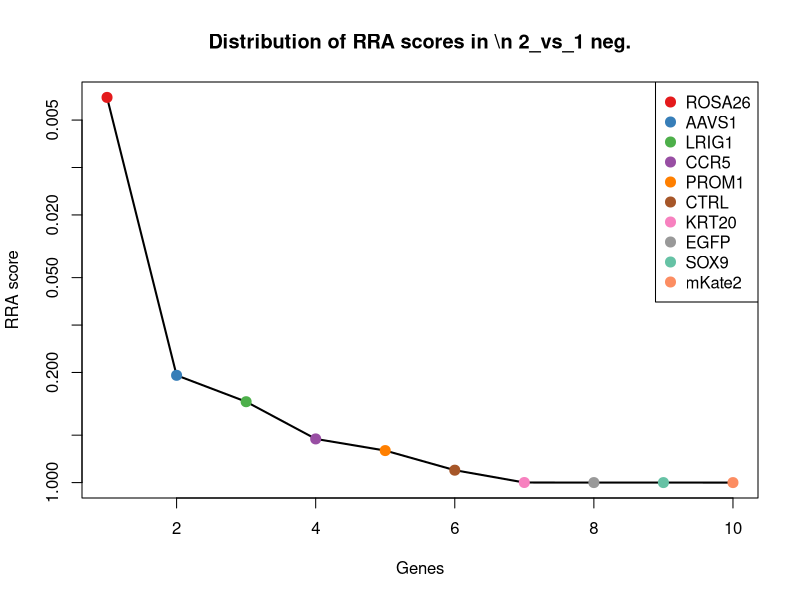
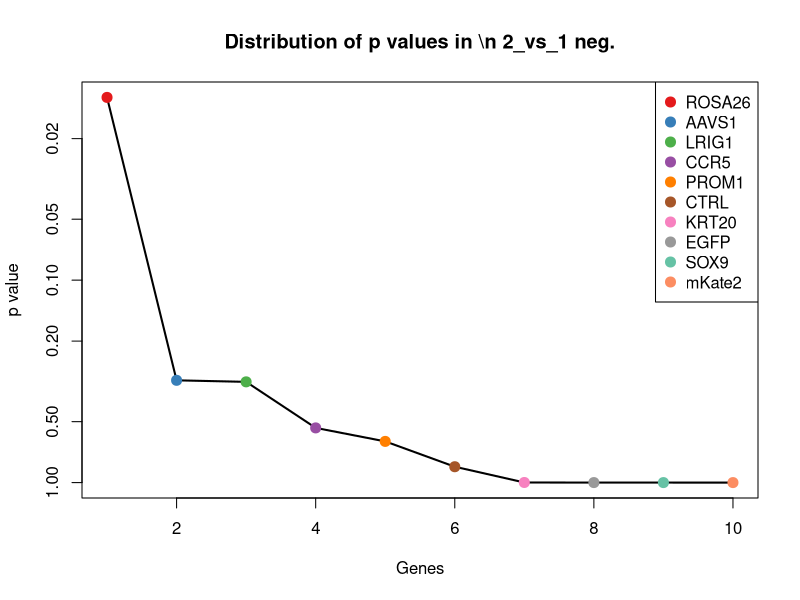
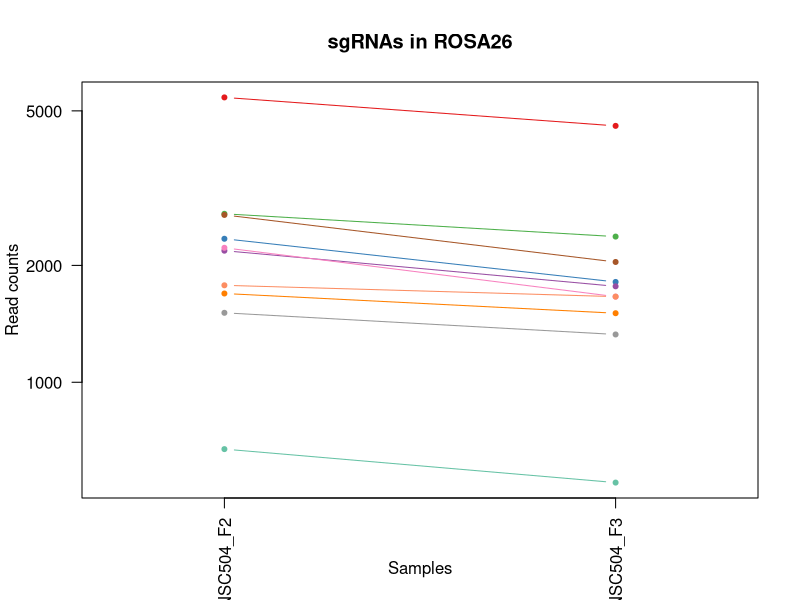
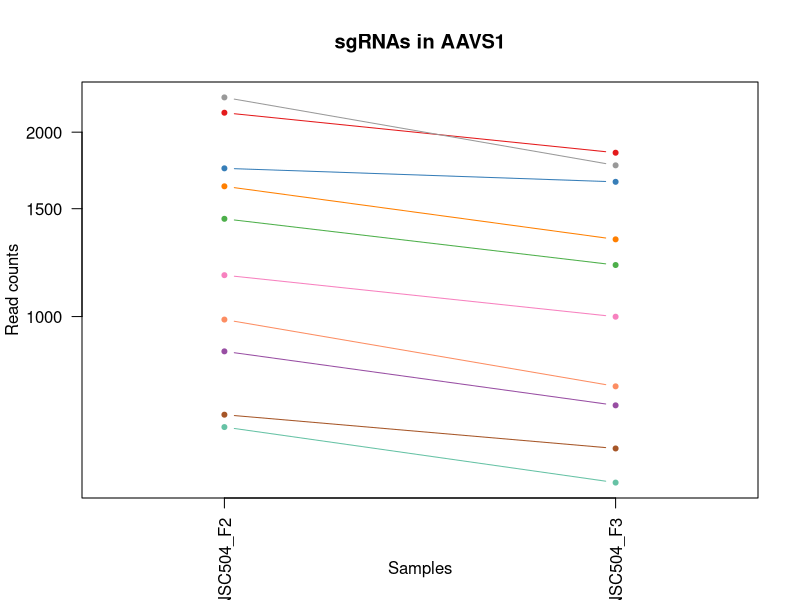
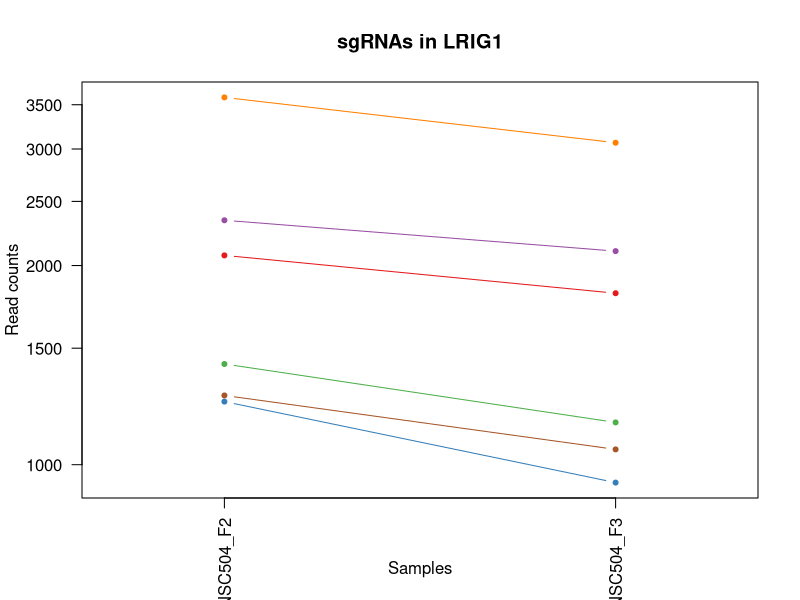
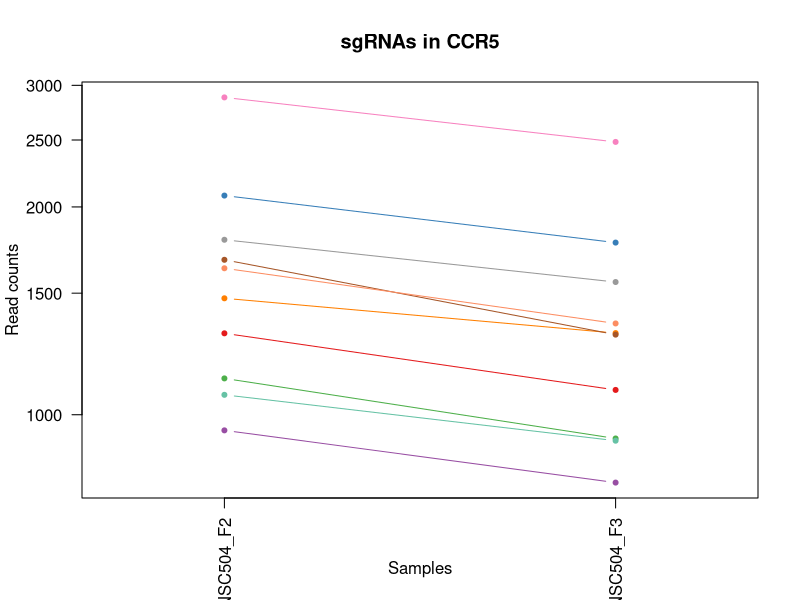
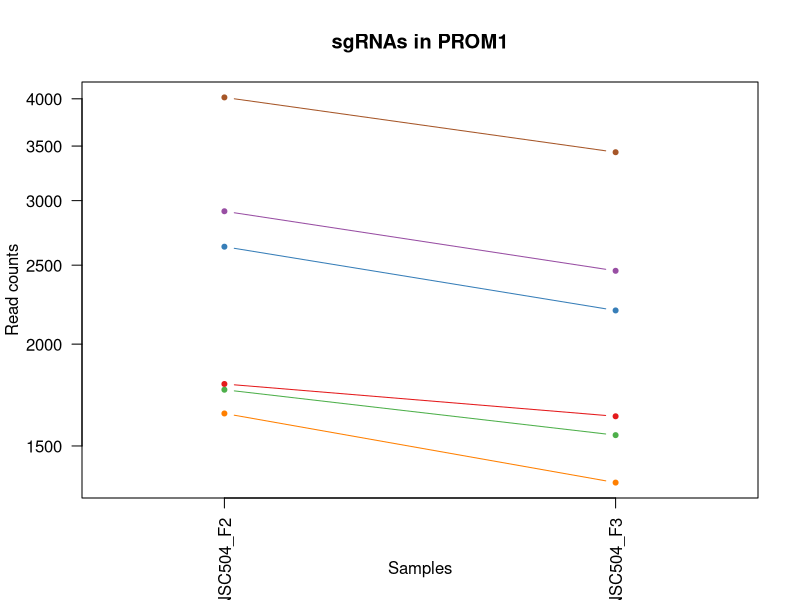
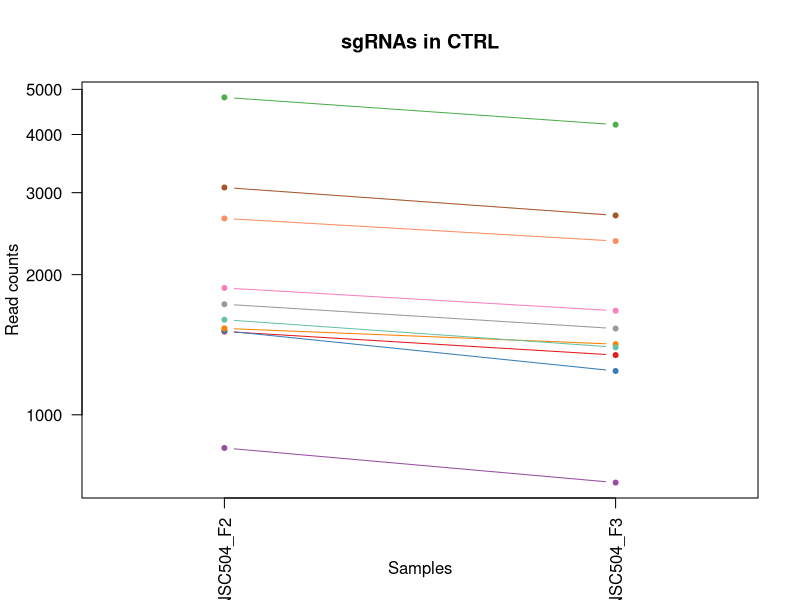

Reproduce these figures in R, in order. (Note: this script raises an error after producing the figures.)
pdf(file='S4A_c1_t2.pdf',width=4.5,height=4.5);
gstable=read.table('S4A_c1_t2.gene_summary.txt',header=T)
# 
#
# parameters
# Do not modify the variables beginning with "__"

# gstablename='__GENE_SUMMARY_FILE__'
startindex=3
# outputfile='__OUTPUT_FILE__'
targetgenelist=c("ROSA26","AAVS1","LRIG1","CCR5","PROM1","CTRL","KRT20","EGFP","SOX9","mKate2")
# samplelabel=sub('.\\w+.\\w+$','',colnames(gstable)[startindex]);
samplelabel='2_vs_1 neg.'


# You need to write some codes in front of this code:
# gstable=read.table(gstablename,header=T)
# pdf(file=outputfile,width=6,height=6)


# set up color using RColorBrewer
#library(RColorBrewer)
#colors <- brewer.pal(length(targetgenelist), "Set1")

colors=c( "#E41A1C", "#377EB8", "#4DAF4A", "#984EA3", "#FF7F00",  "#A65628", "#F781BF",
          "#999999", "#66C2A5", "#FC8D62", "#8DA0CB", "#E78AC3", "#A6D854", "#FFD92F", "#E5C494", "#B3B3B3", 
          "#8DD3C7", "#FFFFB3", "#BEBADA", "#FB8072", "#80B1D3", "#FDB462", "#B3DE69", "#FCCDE5",
          "#D9D9D9", "#BC80BD", "#CCEBC5", "#FFED6F")

######
# function definition

plotrankedvalues<-function(val, tglist, ...){
  
  plot(val,log='y',ylim=c(max(val),min(val)),type='l',lwd=2, ...)
  if(length(tglist)>0){
    for(i in 1:length(tglist)){
      targetgene=tglist[i];
      tx=which(names(val)==targetgene);ty=val[targetgene];
      points(tx,ty,col=colors[(i %% length(colors)) ],cex=2,pch=20)
      # text(tx+50,ty,targetgene,col=colors[i])
    }
    legend('topright',tglist,pch=20,pt.cex = 2,cex=1,col=colors)
  }
}



plotrandvalues<-function(val,targetgenelist, ...){
  # choose the one with the best distance distribution
  
  mindiffvalue=0;
  randval=val;
  for(i in 1:20){
    randval0=sample(val)
    vindex=sort(which(names(randval0) %in% targetgenelist))
    if(max(vindex)>0.9*length(val)){
      # print('pass...')
      next;
    }
    mindiffind=min(diff(vindex));
    if (mindiffind > mindiffvalue){
      mindiffvalue=mindiffind;
      randval=randval0;
      # print(paste('Diff: ',mindiffvalue))
    }
  }
  plot(randval,log='y',ylim=c(max(randval),min(randval)),pch=20,col='grey', ...)
  
  if(length(targetgenelist)>0){
    for(i in 1:length(targetgenelist)){
      targetgene=targetgenelist[i];
      tx=which(names(randval)==targetgene);ty=randval[targetgene];
      points(tx,ty,col=colors[(i %% length(colors)) ],cex=2,pch=20)
      text(tx+50,ty,targetgene,col=colors[i])
    }
  }
  
}




# set.seed(1235)



pvec=gstable[,startindex]
names(pvec)=gstable[,'id']
pvec=sort(pvec);

plotrankedvalues(pvec,targetgenelist,xlab='Genes',ylab='RRA score',main=paste('Distribution of RRA scores in \\n',samplelabel))

# plotrandvalues(pvec,targetgenelist,xlab='Genes',ylab='RRA score',main=paste('Distribution of RRA scores in \\n',samplelabel))


pvec=gstable[,startindex+1]
names(pvec)=gstable[,'id']
pvec=sort(pvec);

plotrankedvalues(pvec,targetgenelist,xlab='Genes',ylab='p value',main=paste('Distribution of p values in \\n',samplelabel))

# plotrandvalues(pvec,targetgenelist,xlab='Genes',ylab='p value',main=paste('Distribution of p values in \\n',samplelabel))



# you need to write after this code:
# dev.off()






# parameters
# Do not modify the variables beginning with "__"
targetmat=list(c(5414.747703686031,4573.686466503472),c(2341.0028629368962,1811.8748064145475),c(2714.5575967235277,2371.4575610730876),c(2181.164539345501,1765.6189738722085),c(1691.7719193606108,1505.0068441824449),c(2696.5982345222474,2039.7693960133886),c(2218.8791999681894,1660.6972073737322),c(1508.586424907551,1326.752660238797),c(671.6801463278858,550.557226357596),c(1776.1809217066284,1660.6972073737322))
targetgene="ROSA26"
collabel=c("S26_MNSC504_F2","S27_MNSC504_F3")

# set up color using RColorBrewer
#library(RColorBrewer)
#colors <- brewer.pal(length(targetgenelist), "Set1")

colors=c( "#E41A1C", "#377EB8", "#4DAF4A", "#984EA3", "#FF7F00",  "#A65628", "#F781BF",
          "#999999", "#66C2A5", "#FC8D62", "#8DA0CB", "#E78AC3", "#A6D854", "#FFD92F", "#E5C494", "#B3B3B3", 
          "#8DD3C7", "#FFFFB3", "#BEBADA", "#FB8072", "#80B1D3", "#FDB462", "#B3DE69", "#FCCDE5",
          "#D9D9D9", "#BC80BD", "#CCEBC5", "#FFED6F")


## code

targetmatvec=unlist(targetmat)+1
yrange=range(targetmatvec[targetmatvec>0]);
# yrange[1]=1; # set the minimum value to 1
for(i in 1:length(targetmat)){
  vali=targetmat[[i]]+1;
  if(i==1){
    plot(1:length(vali),vali,type='b',las=1,pch=20,main=paste('sgRNAs in',targetgene),ylab='Read counts',xlab='Samples',xlim=c(0.7,length(vali)+0.3),ylim = yrange,col=colors[(i %% length(colors))],xaxt='n',log='y')
    axis(1,at=1:length(vali),labels=(collabel),las=2)
    # lines(0:100,rep(1,101),col='black');
  }else{
    lines(1:length(vali),vali,type='b',pch=20,col=colors[(i %% length(colors))])
  }
}




# parameters
# Do not modify the variables beginning with "__"
targetmat=list(c(2150.6336236033244,1850.2333016935604),c(1744.752037854388,1658.4408252984963),c(1443.0347528728776,1212.8053654393764),c(876.416875422482,715.2731178498276),c(1630.7100878762576,1335.7781885397412),c(690.5374766392301,608.0949692761153),c(1167.358543083224,998.4490682919518),c(2278.145095232415,1764.4907828345906),c(659.1085927869896,534.7625518309437),c(987.7649210704203,768.2980966178748))
targetgene="AAVS1"
collabel=c("S26_MNSC504_F2","S27_MNSC504_F3")

# set up color using RColorBrewer
#library(RColorBrewer)
#colors <- brewer.pal(length(targetgenelist), "Set1")

colors=c( "#E41A1C", "#377EB8", "#4DAF4A", "#984EA3", "#FF7F00",  "#A65628", "#F781BF",
          "#999999", "#66C2A5", "#FC8D62", "#8DA0CB", "#E78AC3", "#A6D854", "#FFD92F", "#E5C494", "#B3B3B3", 
          "#8DD3C7", "#FFFFB3", "#BEBADA", "#FB8072", "#80B1D3", "#FDB462", "#B3DE69", "#FCCDE5",
          "#D9D9D9", "#BC80BD", "#CCEBC5", "#FFED6F")


## code

targetmatvec=unlist(targetmat)+1
yrange=range(targetmatvec[targetmatvec>0]);
# yrange[1]=1; # set the minimum value to 1
for(i in 1:length(targetmat)){
  vali=targetmat[[i]]+1;
  if(i==1){
    plot(1:length(vali),vali,type='b',las=1,pch=20,main=paste('sgRNAs in',targetgene),ylab='Read counts',xlab='Samples',xlim=c(0.7,length(vali)+0.3),ylim = yrange,col=colors[(i %% length(colors))],xaxt='n',log='y')
    axis(1,at=1:length(vali),labels=(collabel),las=2)
    # lines(0:100,rep(1,101),col='black');
  }else{
    lines(1:length(vali),vali,type='b',pch=20,col=colors[(i %% length(colors))])
  }
}




# parameters
# Do not modify the variables beginning with "__"
targetmat=list(c(2070.7144618076263,1815.2593795274017),c(1244.5838005487296,938.6549432981965),c(1418.789613901149,1157.5240045960934),c(2340.104894826832,2101.81990308238),c(3589.1785359258815,3065.295049208173),c(1271.5228438506501,1053.730429135235))
targetgene="LRIG1"
collabel=c("S26_MNSC504_F2","S27_MNSC504_F3")

# set up color using RColorBrewer
#library(RColorBrewer)
#colors <- brewer.pal(length(targetgenelist), "Set1")

colors=c( "#E41A1C", "#377EB8", "#4DAF4A", "#984EA3", "#FF7F00",  "#A65628", "#F781BF",
          "#999999", "#66C2A5", "#FC8D62", "#8DA0CB", "#E78AC3", "#A6D854", "#FFD92F", "#E5C494", "#B3B3B3", 
          "#8DD3C7", "#FFFFB3", "#BEBADA", "#FB8072", "#80B1D3", "#FDB462", "#B3DE69", "#FCCDE5",
          "#D9D9D9", "#BC80BD", "#CCEBC5", "#FFED6F")


## code

targetmatvec=unlist(targetmat)+1
yrange=range(targetmatvec[targetmatvec>0]);
# yrange[1]=1; # set the minimum value to 1
for(i in 1:length(targetmat)){
  vali=targetmat[[i]]+1;
  if(i==1){
    plot(1:length(vali),vali,type='b',las=1,pch=20,main=paste('sgRNAs in',targetgene),ylab='Read counts',xlab='Samples',xlim=c(0.7,length(vali)+0.3),ylim = yrange,col=colors[(i %% length(colors))],xaxt='n',log='y')
    axis(1,at=1:length(vali),labels=(collabel),las=2)
    # lines(0:100,rep(1,101),col='black');
  }else{
    lines(1:length(vali),vali,type='b',pch=20,col=colors[(i %% length(colors))])
  }
}




# parameters
# Do not modify the variables beginning with "__"
targetmat=list(c(1311.033440693467,1085.3197781885397),c(2076.102270468011,1774.6445021731527),c(1127.847946240407,922.8602687715442),c(948.2543242276034,796.5028725583254),c(1473.5656686150542,1312.0861767497627),c(1675.6084933794584,1305.3170305240544),c(2880.681697085371,2483.1484737972723),c(1791.4463795777167,1555.775440875256),c(1067.684082866118,916.091122545836),c(1628.9141516561294,1354.9574361792477))
targetgene="CCR5"
collabel=c("S26_MNSC504_F2","S27_MNSC504_F3")

# set up color using RColorBrewer
#library(RColorBrewer)
#colors <- brewer.pal(length(targetgenelist), "Set1")

colors=c( "#E41A1C", "#377EB8", "#4DAF4A", "#984EA3", "#FF7F00",  "#A65628", "#F781BF",
          "#999999", "#66C2A5", "#FC8D62", "#8DA0CB", "#E78AC3", "#A6D854", "#FFD92F", "#E5C494", "#B3B3B3", 
          "#8DD3C7", "#FFFFB3", "#BEBADA", "#FB8072", "#80B1D3", "#FDB462", "#B3DE69", "#FCCDE5",
          "#D9D9D9", "#BC80BD", "#CCEBC5", "#FFED6F")


## code

targetmatvec=unlist(targetmat)+1
yrange=range(targetmatvec[targetmatvec>0]);
# yrange[1]=1; # set the minimum value to 1
for(i in 1:length(targetmat)){
  vali=targetmat[[i]]+1;
  if(i==1){
    plot(1:length(vali),vali,type='b',las=1,pch=20,main=paste('sgRNAs in',targetgene),ylab='Read counts',xlab='Samples',xlim=c(0.7,length(vali)+0.3),ylim = yrange,col=colors[(i %% length(colors))],xaxt='n',log='y')
    axis(1,at=1:length(vali),labels=(collabel),las=2)
    # lines(0:100,rep(1,101),col='black');
  }else{
    lines(1:length(vali),vali,type='b',pch=20,col=colors[(i %% length(colors))])
  }
}




# parameters
# Do not modify the variables beginning with "__"
targetmat=list(c(1786.0585709173326,1630.2360493580456),c(2632.842498707702,2198.84433231753),c(1757.323591395284,1545.6217215366937),c(2910.3146447174836,2459.456462007294),c(1643.2816414171537,1351.5728630663934),c(4014.8154200962263,3438.726282659739))
targetgene="PROM1"
collabel=c("S26_MNSC504_F2","S27_MNSC504_F3")

# set up color using RColorBrewer
#library(RColorBrewer)
#colors <- brewer.pal(length(targetgenelist), "Set1")

colors=c( "#E41A1C", "#377EB8", "#4DAF4A", "#984EA3", "#FF7F00",  "#A65628", "#F781BF",
          "#999999", "#66C2A5", "#FC8D62", "#8DA0CB", "#E78AC3", "#A6D854", "#FFD92F", "#E5C494", "#B3B3B3", 
          "#8DD3C7", "#FFFFB3", "#BEBADA", "#FB8072", "#80B1D3", "#FDB462", "#B3DE69", "#FCCDE5",
          "#D9D9D9", "#BC80BD", "#CCEBC5", "#FFED6F")


## code

targetmatvec=unlist(targetmat)+1
yrange=range(targetmatvec[targetmatvec>0]);
# yrange[1]=1; # set the minimum value to 1
for(i in 1:length(targetmat)){
  vali=targetmat[[i]]+1;
  if(i==1){
    plot(1:length(vali),vali,type='b',las=1,pch=20,main=paste('sgRNAs in',targetgene),ylab='Read counts',xlab='Samples',xlim=c(0.7,length(vali)+0.3),ylim = yrange,col=colors[(i %% length(colors))],xaxt='n',log='y')
    axis(1,at=1:length(vali),labels=(collabel),las=2)
    # lines(0:100,rep(1,101),col='black');
  }else{
    lines(1:length(vali),vali,type='b',pch=20,col=colors[(i %% length(colors))])
  }
}




# parameters
# Do not modify the variables beginning with "__"
targetmat=list(c(1508.586424907551,1342.5473347654492),c(1513.974233567935,1241.010141379827),c(4804.129388842499,4197.99885097667),c(847.6818959004335,714.1449268122096),c(1531.9335957692156,1417.007943248239),c(3076.438745079327,2679.4537143428083),c(1871.3655413734145,1671.9791177499126),c(1726.7926756531074,1530.9552380476593),c(1599.281204024017,1395.5723135334965),c(2640.026243588214,2360.1756506969077))
targetgene="CTRL"
collabel=c("S26_MNSC504_F2","S27_MNSC504_F3")

# set up color using RColorBrewer
#library(RColorBrewer)
#colors <- brewer.pal(length(targetgenelist), "Set1")

colors=c( "#E41A1C", "#377EB8", "#4DAF4A", "#984EA3", "#FF7F00",  "#A65628", "#F781BF",
          "#999999", "#66C2A5", "#FC8D62", "#8DA0CB", "#E78AC3", "#A6D854", "#FFD92F", "#E5C494", "#B3B3B3", 
          "#8DD3C7", "#FFFFB3", "#BEBADA", "#FB8072", "#80B1D3", "#FDB462", "#B3DE69", "#FCCDE5",
          "#D9D9D9", "#BC80BD", "#CCEBC5", "#FFED6F")


## code

targetmatvec=unlist(targetmat)+1
yrange=range(targetmatvec[targetmatvec>0]);
# yrange[1]=1; # set the minimum value to 1
for(i in 1:length(targetmat)){
  vali=targetmat[[i]]+1;
  if(i==1){
    plot(1:length(vali),vali,type='b',las=1,pch=20,main=paste('sgRNAs in',targetgene),ylab='Read counts',xlab='Samples',xlim=c(0.7,length(vali)+0.3),ylim = yrange,col=colors[(i %% length(colors))],xaxt='n',log='y')
    axis(1,at=1:length(vali),labels=(collabel),las=2)
    # lines(0:100,rep(1,101),col='black');
  }else{
    lines(1:length(vali),vali,type='b',pch=20,col=colors[(i %% length(colors))])
  }
}




# parameters
# Do not modify the variables beginning with "__"
targetmat=list(c(1593.8933953636326,1521.9297097467152),c(2252.104020040558,2203.357096468002),c(1752.833750844964,1662.9535894489684),c(738.1297864726232,757.0161862416945),c(2571.7806672233487,2462.841035120148),c(1291.2781422720586,1218.4463206274665))
targetgene="KRT20"
collabel=c("S26_MNSC504_F2","S27_MNSC504_F3")

# set up color using RColorBrewer
#library(RColorBrewer)
#colors <- brewer.pal(length(targetgenelist), "Set1")

colors=c( "#E41A1C", "#377EB8", "#4DAF4A", "#984EA3", "#FF7F00",  "#A65628", "#F781BF",
          "#999999", "#66C2A5", "#FC8D62", "#8DA0CB", "#E78AC3", "#A6D854", "#FFD92F", "#E5C494", "#B3B3B3", 
          "#8DD3C7", "#FFFFB3", "#BEBADA", "#FB8072", "#80B1D3", "#FDB462", "#B3DE69", "#FCCDE5",
          "#D9D9D9", "#BC80BD", "#CCEBC5", "#FFED6F")


## code

targetmatvec=unlist(targetmat)+1
yrange=range(targetmatvec[targetmatvec>0]);
# yrange[1]=1; # set the minimum value to 1
for(i in 1:length(targetmat)){
  vali=targetmat[[i]]+1;
  if(i==1){
    plot(1:length(vali),vali,type='b',las=1,pch=20,main=paste('sgRNAs in',targetgene),ylab='Read counts',xlab='Samples',xlim=c(0.7,length(vali)+0.3),ylim = yrange,col=colors[(i %% length(colors))],xaxt='n',log='y')
    axis(1,at=1:length(vali),labels=(collabel),las=2)
    # lines(0:100,rep(1,101),col='black');
  }else{
    lines(1:length(vali),vali,type='b',pch=20,col=colors[(i %% length(colors))])
  }
}




# parameters
# Do not modify the variables beginning with "__"
targetmat=list(c(1983.6115551314167,2001.4109007343757),c(2468.5143345659867,2539.5580256781736),c(1425.0753906715972,1424.905280511565),c(1269.7269076305222,1269.2149173202777),c(2123.6945803014037,2184.177848828496),c(2520.5964849497,2521.5069690762853))
targetgene="EGFP"
collabel=c("S26_MNSC504_F2","S27_MNSC504_F3")

# set up color using RColorBrewer
#library(RColorBrewer)
#colors <- brewer.pal(length(targetgenelist), "Set1")

colors=c( "#E41A1C", "#377EB8", "#4DAF4A", "#984EA3", "#FF7F00",  "#A65628", "#F781BF",
          "#999999", "#66C2A5", "#FC8D62", "#8DA0CB", "#E78AC3", "#A6D854", "#FFD92F", "#E5C494", "#B3B3B3", 
          "#8DD3C7", "#FFFFB3", "#BEBADA", "#FB8072", "#80B1D3", "#FDB462", "#B3DE69", "#FCCDE5",
          "#D9D9D9", "#BC80BD", "#CCEBC5", "#FFED6F")


## code

targetmatvec=unlist(targetmat)+1
yrange=range(targetmatvec[targetmatvec>0]);
# yrange[1]=1; # set the minimum value to 1
for(i in 1:length(targetmat)){
  vali=targetmat[[i]]+1;
  if(i==1){
    plot(1:length(vali),vali,type='b',las=1,pch=20,main=paste('sgRNAs in',targetgene),ylab='Read counts',xlab='Samples',xlim=c(0.7,length(vali)+0.3),ylim = yrange,col=colors[(i %% length(colors))],xaxt='n',log='y')
    axis(1,at=1:length(vali),labels=(collabel),las=2)
    # lines(0:100,rep(1,101),col='black');
  }else{
    lines(1:length(vali),vali,type='b',pch=20,col=colors[(i %% length(colors))])
  }
}




# parameters
# Do not modify the variables beginning with "__"
targetmat=list(c(1691.7719193606108,1694.542938502273),c(1142.2154360014315,1329.009042314033),c(1011.1120919320848,1045.833091871909),c(800.0895860670404,1085.3197781885397),c(1280.5025249512903,1928.078483289204),c(2255.695892480814,2521.5069690762853))
targetgene="SOX9"
collabel=c("S26_MNSC504_F2","S27_MNSC504_F3")

# set up color using RColorBrewer
#library(RColorBrewer)
#colors <- brewer.pal(length(targetgenelist), "Set1")

colors=c( "#E41A1C", "#377EB8", "#4DAF4A", "#984EA3", "#FF7F00",  "#A65628", "#F781BF",
          "#999999", "#66C2A5", "#FC8D62", "#8DA0CB", "#E78AC3", "#A6D854", "#FFD92F", "#E5C494", "#B3B3B3", 
          "#8DD3C7", "#FFFFB3", "#BEBADA", "#FB8072", "#80B1D3", "#FDB462", "#B3DE69", "#FCCDE5",
          "#D9D9D9", "#BC80BD", "#CCEBC5", "#FFED6F")


## code

targetmatvec=unlist(targetmat)+1
yrange=range(targetmatvec[targetmatvec>0]);
# yrange[1]=1; # set the minimum value to 1
for(i in 1:length(targetmat)){
  vali=targetmat[[i]]+1;
  if(i==1){
    plot(1:length(vali),vali,type='b',las=1,pch=20,main=paste('sgRNAs in',targetgene),ylab='Read counts',xlab='Samples',xlim=c(0.7,length(vali)+0.3),ylim = yrange,col=colors[(i %% length(colors))],xaxt='n',log='y')
    axis(1,at=1:length(vali),labels=(collabel),las=2)
    # lines(0:100,rep(1,101),col='black');
  }else{
    lines(1:length(vali),vali,type='b',pch=20,col=colors[(i %% length(colors))])
  }
}




# parameters
# Do not modify the variables beginning with "__"
targetmat=list(c(594.4548888623802,2738.119648298946),c(640.2512624756451,3465.802867562572),c(691.4354447492942,3125.0891742019285),c(991.3567935106763,2034.1284408252984),c(716.5785518310868,2553.0963181295897),c(1066.7861147560538,4683.12099715242))
targetgene="mKate2"
collabel=c("S26_MNSC504_F2","S27_MNSC504_F3")

# set up color using RColorBrewer
#library(RColorBrewer)
#colors <- brewer.pal(length(targetgenelist), "Set1")

colors=c( "#E41A1C", "#377EB8", "#4DAF4A", "#984EA3", "#FF7F00",  "#A65628", "#F781BF",
          "#999999", "#66C2A5", "#FC8D62", "#8DA0CB", "#E78AC3", "#A6D854", "#FFD92F", "#E5C494", "#B3B3B3", 
          "#8DD3C7", "#FFFFB3", "#BEBADA", "#FB8072", "#80B1D3", "#FDB462", "#B3DE69", "#FCCDE5",
          "#D9D9D9", "#BC80BD", "#CCEBC5", "#FFED6F")


## code

targetmatvec=unlist(targetmat)+1
yrange=range(targetmatvec[targetmatvec>0]);
# yrange[1]=1; # set the minimum value to 1
for(i in 1:length(targetmat)){
  vali=targetmat[[i]]+1;
  if(i==1){
    plot(1:length(vali),vali,type='b',las=1,pch=20,main=paste('sgRNAs in',targetgene),ylab='Read counts',xlab='Samples',xlim=c(0.7,length(vali)+0.3),ylim = yrange,col=colors[(i %% length(colors))],xaxt='n',log='y')
    axis(1,at=1:length(vali),labels=(collabel),las=2)
    # lines(0:100,rep(1,101),col='black');
  }else{
    lines(1:length(vali),vali,type='b',pch=20,col=colors[(i %% length(colors))])
  }
}



# 
#
# parameters
# Do not modify the variables beginning with "__"

# gstablename='__GENE_SUMMARY_FILE__'
startindex=9
# outputfile='__OUTPUT_FILE__'
targetgenelist=c("mKate2","SOX9","EGFP","KRT20","PROM1","LRIG1","AAVS1","ROSA26","CTRL","CCR5")
# samplelabel=sub('.\\w+.\\w+$','',colnames(gstable)[startindex]);
samplelabel='2_vs_1 pos.'


# You need to write some codes in front of this code:
# gstable=read.table(gstablename,header=T)
# pdf(file=outputfile,width=6,height=6)


# set up color using RColorBrewer
#library(RColorBrewer)
#colors <- brewer.pal(length(targetgenelist), "Set1")

colors=c( "#E41A1C", "#377EB8", "#4DAF4A", "#984EA3", "#FF7F00",  "#A65628", "#F781BF",
          "#999999", "#66C2A5", "#FC8D62", "#8DA0CB", "#E78AC3", "#A6D854", "#FFD92F", "#E5C494", "#B3B3B3", 
          "#8DD3C7", "#FFFFB3", "#BEBADA", "#FB8072", "#80B1D3", "#FDB462", "#B3DE69", "#FCCDE5",
          "#D9D9D9", "#BC80BD", "#CCEBC5", "#FFED6F")

######
# function definition

plotrankedvalues<-function(val, tglist, ...){
  
  plot(val,log='y',ylim=c(max(val),min(val)),type='l',lwd=2, ...)
  if(length(tglist)>0){
    for(i in 1:length(tglist)){
      targetgene=tglist[i];
      tx=which(names(val)==targetgene);ty=val[targetgene];
      points(tx,ty,col=colors[(i %% length(colors)) ],cex=2,pch=20)
      # text(tx+50,ty,targetgene,col=colors[i])
    }
    legend('topright',tglist,pch=20,pt.cex = 2,cex=1,col=colors)
  }
}



plotrandvalues<-function(val,targetgenelist, ...){
  # choose the one with the best distance distribution
  
  mindiffvalue=0;
  randval=val;
  for(i in 1:20){
    randval0=sample(val)
    vindex=sort(which(names(randval0) %in% targetgenelist))
    if(max(vindex)>0.9*length(val)){
      # print('pass...')
      next;
    }
    mindiffind=min(diff(vindex));
    if (mindiffind > mindiffvalue){
      mindiffvalue=mindiffind;
      randval=randval0;
      # print(paste('Diff: ',mindiffvalue))
    }
  }
  plot(randval,log='y',ylim=c(max(randval),min(randval)),pch=20,col='grey', ...)
  
  if(length(targetgenelist)>0){
    for(i in 1:length(targetgenelist)){
      targetgene=targetgenelist[i];
      tx=which(names(randval)==targetgene);ty=randval[targetgene];
      points(tx,ty,col=colors[(i %% length(colors)) ],cex=2,pch=20)
      text(tx+50,ty,targetgene,col=colors[i])
    }
  }
  
}




# set.seed(1235)



pvec=gstable[,startindex]
names(pvec)=gstable[,'id']
pvec=sort(pvec);

plotrankedvalues(pvec,targetgenelist,xlab='Genes',ylab='RRA score',main=paste('Distribution of RRA scores in \\n',samplelabel))

# plotrandvalues(pvec,targetgenelist,xlab='Genes',ylab='RRA score',main=paste('Distribution of RRA scores in \\n',samplelabel))


pvec=gstable[,startindex+1]
names(pvec)=gstable[,'id']
pvec=sort(pvec);

plotrankedvalues(pvec,targetgenelist,xlab='Genes',ylab='p value',main=paste('Distribution of p values in \\n',samplelabel))

# plotrandvalues(pvec,targetgenelist,xlab='Genes',ylab='p value',main=paste('Distribution of p values in \\n',samplelabel))



# you need to write after this code:
# dev.off()






# parameters
# Do not modify the variables beginning with "__"
targetmat=list(c(594.4548888623802,2738.119648298946),c(640.2512624756451,3465.802867562572),c(691.4354447492942,3125.0891742019285),c(991.3567935106763,2034.1284408252984),c(716.5785518310868,2553.0963181295897),c(1066.7861147560538,4683.12099715242))
targetgene="mKate2"
collabel=c("S26_MNSC504_F2","S27_MNSC504_F3")

# set up color using RColorBrewer
#library(RColorBrewer)
#colors <- brewer.pal(length(targetgenelist), "Set1")

colors=c( "#E41A1C", "#377EB8", "#4DAF4A", "#984EA3", "#FF7F00",  "#A65628", "#F781BF",
          "#999999", "#66C2A5", "#FC8D62", "#8DA0CB", "#E78AC3", "#A6D854", "#FFD92F", "#E5C494", "#B3B3B3", 
          "#8DD3C7", "#FFFFB3", "#BEBADA", "#FB8072", "#80B1D3", "#FDB462", "#B3DE69", "#FCCDE5",
          "#D9D9D9", "#BC80BD", "#CCEBC5", "#FFED6F")


## code

targetmatvec=unlist(targetmat)+1
yrange=range(targetmatvec[targetmatvec>0]);
# yrange[1]=1; # set the minimum value to 1
for(i in 1:length(targetmat)){
  vali=targetmat[[i]]+1;
  if(i==1){
    plot(1:length(vali),vali,type='b',las=1,pch=20,main=paste('sgRNAs in',targetgene),ylab='Read counts',xlab='Samples',xlim=c(0.7,length(vali)+0.3),ylim = yrange,col=colors[(i %% length(colors))],xaxt='n',log='y')
    axis(1,at=1:length(vali),labels=(collabel),las=2)
    # lines(0:100,rep(1,101),col='black');
  }else{
    lines(1:length(vali),vali,type='b',pch=20,col=colors[(i %% length(colors))])
  }
}




# parameters
# Do not modify the variables beginning with "__"
targetmat=list(c(1691.7719193606108,1694.542938502273),c(1142.2154360014315,1329.009042314033),c(1011.1120919320848,1045.833091871909),c(800.0895860670404,1085.3197781885397),c(1280.5025249512903,1928.078483289204),c(2255.695892480814,2521.5069690762853))
targetgene="SOX9"
collabel=c("S26_MNSC504_F2","S27_MNSC504_F3")

# set up color using RColorBrewer
#library(RColorBrewer)
#colors <- brewer.pal(length(targetgenelist), "Set1")

colors=c( "#E41A1C", "#377EB8", "#4DAF4A", "#984EA3", "#FF7F00",  "#A65628", "#F781BF",
          "#999999", "#66C2A5", "#FC8D62", "#8DA0CB", "#E78AC3", "#A6D854", "#FFD92F", "#E5C494", "#B3B3B3", 
          "#8DD3C7", "#FFFFB3", "#BEBADA", "#FB8072", "#80B1D3", "#FDB462", "#B3DE69", "#FCCDE5",
          "#D9D9D9", "#BC80BD", "#CCEBC5", "#FFED6F")


## code

targetmatvec=unlist(targetmat)+1
yrange=range(targetmatvec[targetmatvec>0]);
# yrange[1]=1; # set the minimum value to 1
for(i in 1:length(targetmat)){
  vali=targetmat[[i]]+1;
  if(i==1){
    plot(1:length(vali),vali,type='b',las=1,pch=20,main=paste('sgRNAs in',targetgene),ylab='Read counts',xlab='Samples',xlim=c(0.7,length(vali)+0.3),ylim = yrange,col=colors[(i %% length(colors))],xaxt='n',log='y')
    axis(1,at=1:length(vali),labels=(collabel),las=2)
    # lines(0:100,rep(1,101),col='black');
  }else{
    lines(1:length(vali),vali,type='b',pch=20,col=colors[(i %% length(colors))])
  }
}




# parameters
# Do not modify the variables beginning with "__"
targetmat=list(c(1983.6115551314167,2001.4109007343757),c(2468.5143345659867,2539.5580256781736),c(1425.0753906715972,1424.905280511565),c(1269.7269076305222,1269.2149173202777),c(2123.6945803014037,2184.177848828496),c(2520.5964849497,2521.5069690762853))
targetgene="EGFP"
collabel=c("S26_MNSC504_F2","S27_MNSC504_F3")

# set up color using RColorBrewer
#library(RColorBrewer)
#colors <- brewer.pal(length(targetgenelist), "Set1")

colors=c( "#E41A1C", "#377EB8", "#4DAF4A", "#984EA3", "#FF7F00",  "#A65628", "#F781BF",
          "#999999", "#66C2A5", "#FC8D62", "#8DA0CB", "#E78AC3", "#A6D854", "#FFD92F", "#E5C494", "#B3B3B3", 
          "#8DD3C7", "#FFFFB3", "#BEBADA", "#FB8072", "#80B1D3", "#FDB462", "#B3DE69", "#FCCDE5",
          "#D9D9D9", "#BC80BD", "#CCEBC5", "#FFED6F")


## code

targetmatvec=unlist(targetmat)+1
yrange=range(targetmatvec[targetmatvec>0]);
# yrange[1]=1; # set the minimum value to 1
for(i in 1:length(targetmat)){
  vali=targetmat[[i]]+1;
  if(i==1){
    plot(1:length(vali),vali,type='b',las=1,pch=20,main=paste('sgRNAs in',targetgene),ylab='Read counts',xlab='Samples',xlim=c(0.7,length(vali)+0.3),ylim = yrange,col=colors[(i %% length(colors))],xaxt='n',log='y')
    axis(1,at=1:length(vali),labels=(collabel),las=2)
    # lines(0:100,rep(1,101),col='black');
  }else{
    lines(1:length(vali),vali,type='b',pch=20,col=colors[(i %% length(colors))])
  }
}




# parameters
# Do not modify the variables beginning with "__"
targetmat=list(c(1593.8933953636326,1521.9297097467152),c(2252.104020040558,2203.357096468002),c(1752.833750844964,1662.9535894489684),c(738.1297864726232,757.0161862416945),c(2571.7806672233487,2462.841035120148),c(1291.2781422720586,1218.4463206274665))
targetgene="KRT20"
collabel=c("S26_MNSC504_F2","S27_MNSC504_F3")

# set up color using RColorBrewer
#library(RColorBrewer)
#colors <- brewer.pal(length(targetgenelist), "Set1")

colors=c( "#E41A1C", "#377EB8", "#4DAF4A", "#984EA3", "#FF7F00",  "#A65628", "#F781BF",
          "#999999", "#66C2A5", "#FC8D62", "#8DA0CB", "#E78AC3", "#A6D854", "#FFD92F", "#E5C494", "#B3B3B3", 
          "#8DD3C7", "#FFFFB3", "#BEBADA", "#FB8072", "#80B1D3", "#FDB462", "#B3DE69", "#FCCDE5",
          "#D9D9D9", "#BC80BD", "#CCEBC5", "#FFED6F")


## code

targetmatvec=unlist(targetmat)+1
yrange=range(targetmatvec[targetmatvec>0]);
# yrange[1]=1; # set the minimum value to 1
for(i in 1:length(targetmat)){
  vali=targetmat[[i]]+1;
  if(i==1){
    plot(1:length(vali),vali,type='b',las=1,pch=20,main=paste('sgRNAs in',targetgene),ylab='Read counts',xlab='Samples',xlim=c(0.7,length(vali)+0.3),ylim = yrange,col=colors[(i %% length(colors))],xaxt='n',log='y')
    axis(1,at=1:length(vali),labels=(collabel),las=2)
    # lines(0:100,rep(1,101),col='black');
  }else{
    lines(1:length(vali),vali,type='b',pch=20,col=colors[(i %% length(colors))])
  }
}




# parameters
# Do not modify the variables beginning with "__"
targetmat=list(c(1786.0585709173326,1630.2360493580456),c(2632.842498707702,2198.84433231753),c(1757.323591395284,1545.6217215366937),c(2910.3146447174836,2459.456462007294),c(1643.2816414171537,1351.5728630663934),c(4014.8154200962263,3438.726282659739))
targetgene="PROM1"
collabel=c("S26_MNSC504_F2","S27_MNSC504_F3")

# set up color using RColorBrewer
#library(RColorBrewer)
#colors <- brewer.pal(length(targetgenelist), "Set1")

colors=c( "#E41A1C", "#377EB8", "#4DAF4A", "#984EA3", "#FF7F00",  "#A65628", "#F781BF",
          "#999999", "#66C2A5", "#FC8D62", "#8DA0CB", "#E78AC3", "#A6D854", "#FFD92F", "#E5C494", "#B3B3B3", 
          "#8DD3C7", "#FFFFB3", "#BEBADA", "#FB8072", "#80B1D3", "#FDB462", "#B3DE69", "#FCCDE5",
          "#D9D9D9", "#BC80BD", "#CCEBC5", "#FFED6F")


## code

targetmatvec=unlist(targetmat)+1
yrange=range(targetmatvec[targetmatvec>0]);
# yrange[1]=1; # set the minimum value to 1
for(i in 1:length(targetmat)){
  vali=targetmat[[i]]+1;
  if(i==1){
    plot(1:length(vali),vali,type='b',las=1,pch=20,main=paste('sgRNAs in',targetgene),ylab='Read counts',xlab='Samples',xlim=c(0.7,length(vali)+0.3),ylim = yrange,col=colors[(i %% length(colors))],xaxt='n',log='y')
    axis(1,at=1:length(vali),labels=(collabel),las=2)
    # lines(0:100,rep(1,101),col='black');
  }else{
    lines(1:length(vali),vali,type='b',pch=20,col=colors[(i %% length(colors))])
  }
}




# parameters
# Do not modify the variables beginning with "__"
targetmat=list(c(2070.7144618076263,1815.2593795274017),c(1244.5838005487296,938.6549432981965),c(1418.789613901149,1157.5240045960934),c(2340.104894826832,2101.81990308238),c(3589.1785359258815,3065.295049208173),c(1271.5228438506501,1053.730429135235))
targetgene="LRIG1"
collabel=c("S26_MNSC504_F2","S27_MNSC504_F3")

# set up color using RColorBrewer
#library(RColorBrewer)
#colors <- brewer.pal(length(targetgenelist), "Set1")

colors=c( "#E41A1C", "#377EB8", "#4DAF4A", "#984EA3", "#FF7F00",  "#A65628", "#F781BF",
          "#999999", "#66C2A5", "#FC8D62", "#8DA0CB", "#E78AC3", "#A6D854", "#FFD92F", "#E5C494", "#B3B3B3", 
          "#8DD3C7", "#FFFFB3", "#BEBADA", "#FB8072", "#80B1D3", "#FDB462", "#B3DE69", "#FCCDE5",
          "#D9D9D9", "#BC80BD", "#CCEBC5", "#FFED6F")


## code

targetmatvec=unlist(targetmat)+1
yrange=range(targetmatvec[targetmatvec>0]);
# yrange[1]=1; # set the minimum value to 1
for(i in 1:length(targetmat)){
  vali=targetmat[[i]]+1;
  if(i==1){
    plot(1:length(vali),vali,type='b',las=1,pch=20,main=paste('sgRNAs in',targetgene),ylab='Read counts',xlab='Samples',xlim=c(0.7,length(vali)+0.3),ylim = yrange,col=colors[(i %% length(colors))],xaxt='n',log='y')
    axis(1,at=1:length(vali),labels=(collabel),las=2)
    # lines(0:100,rep(1,101),col='black');
  }else{
    lines(1:length(vali),vali,type='b',pch=20,col=colors[(i %% length(colors))])
  }
}




# parameters
# Do not modify the variables beginning with "__"
targetmat=list(c(2150.6336236033244,1850.2333016935604),c(1744.752037854388,1658.4408252984963),c(1443.0347528728776,1212.8053654393764),c(876.416875422482,715.2731178498276),c(1630.7100878762576,1335.7781885397412),c(690.5374766392301,608.0949692761153),c(1167.358543083224,998.4490682919518),c(2278.145095232415,1764.4907828345906),c(659.1085927869896,534.7625518309437),c(987.7649210704203,768.2980966178748))
targetgene="AAVS1"
collabel=c("S26_MNSC504_F2","S27_MNSC504_F3")

# set up color using RColorBrewer
#library(RColorBrewer)
#colors <- brewer.pal(length(targetgenelist), "Set1")

colors=c( "#E41A1C", "#377EB8", "#4DAF4A", "#984EA3", "#FF7F00",  "#A65628", "#F781BF",
          "#999999", "#66C2A5", "#FC8D62", "#8DA0CB", "#E78AC3", "#A6D854", "#FFD92F", "#E5C494", "#B3B3B3", 
          "#8DD3C7", "#FFFFB3", "#BEBADA", "#FB8072", "#80B1D3", "#FDB462", "#B3DE69", "#FCCDE5",
          "#D9D9D9", "#BC80BD", "#CCEBC5", "#FFED6F")


## code

targetmatvec=unlist(targetmat)+1
yrange=range(targetmatvec[targetmatvec>0]);
# yrange[1]=1; # set the minimum value to 1
for(i in 1:length(targetmat)){
  vali=targetmat[[i]]+1;
  if(i==1){
    plot(1:length(vali),vali,type='b',las=1,pch=20,main=paste('sgRNAs in',targetgene),ylab='Read counts',xlab='Samples',xlim=c(0.7,length(vali)+0.3),ylim = yrange,col=colors[(i %% length(colors))],xaxt='n',log='y')
    axis(1,at=1:length(vali),labels=(collabel),las=2)
    # lines(0:100,rep(1,101),col='black');
  }else{
    lines(1:length(vali),vali,type='b',pch=20,col=colors[(i %% length(colors))])
  }
}




# parameters
# Do not modify the variables beginning with "__"
targetmat=list(c(5414.747703686031,4573.686466503472),c(2341.0028629368962,1811.8748064145475),c(2714.5575967235277,2371.4575610730876),c(2181.164539345501,1765.6189738722085),c(1691.7719193606108,1505.0068441824449),c(2696.5982345222474,2039.7693960133886),c(2218.8791999681894,1660.6972073737322),c(1508.586424907551,1326.752660238797),c(671.6801463278858,550.557226357596),c(1776.1809217066284,1660.6972073737322))
targetgene="ROSA26"
collabel=c("S26_MNSC504_F2","S27_MNSC504_F3")

# set up color using RColorBrewer
#library(RColorBrewer)
#colors <- brewer.pal(length(targetgenelist), "Set1")

colors=c( "#E41A1C", "#377EB8", "#4DAF4A", "#984EA3", "#FF7F00",  "#A65628", "#F781BF",
          "#999999", "#66C2A5", "#FC8D62", "#8DA0CB", "#E78AC3", "#A6D854", "#FFD92F", "#E5C494", "#B3B3B3", 
          "#8DD3C7", "#FFFFB3", "#BEBADA", "#FB8072", "#80B1D3", "#FDB462", "#B3DE69", "#FCCDE5",
          "#D9D9D9", "#BC80BD", "#CCEBC5", "#FFED6F")


## code

targetmatvec=unlist(targetmat)+1
yrange=range(targetmatvec[targetmatvec>0]);
# yrange[1]=1; # set the minimum value to 1
for(i in 1:length(targetmat)){
  vali=targetmat[[i]]+1;
  if(i==1){
    plot(1:length(vali),vali,type='b',las=1,pch=20,main=paste('sgRNAs in',targetgene),ylab='Read counts',xlab='Samples',xlim=c(0.7,length(vali)+0.3),ylim = yrange,col=colors[(i %% length(colors))],xaxt='n',log='y')
    axis(1,at=1:length(vali),labels=(collabel),las=2)
    # lines(0:100,rep(1,101),col='black');
  }else{
    lines(1:length(vali),vali,type='b',pch=20,col=colors[(i %% length(colors))])
  }
}




# parameters
# Do not modify the variables beginning with "__"
targetmat=list(c(1508.586424907551,1342.5473347654492),c(1513.974233567935,1241.010141379827),c(4804.129388842499,4197.99885097667),c(847.6818959004335,714.1449268122096),c(1531.9335957692156,1417.007943248239),c(3076.438745079327,2679.4537143428083),c(1871.3655413734145,1671.9791177499126),c(1726.7926756531074,1530.9552380476593),c(1599.281204024017,1395.5723135334965),c(2640.026243588214,2360.1756506969077))
targetgene="CTRL"
collabel=c("S26_MNSC504_F2","S27_MNSC504_F3")

# set up color using RColorBrewer
#library(RColorBrewer)
#colors <- brewer.pal(length(targetgenelist), "Set1")

colors=c( "#E41A1C", "#377EB8", "#4DAF4A", "#984EA3", "#FF7F00",  "#A65628", "#F781BF",
          "#999999", "#66C2A5", "#FC8D62", "#8DA0CB", "#E78AC3", "#A6D854", "#FFD92F", "#E5C494", "#B3B3B3", 
          "#8DD3C7", "#FFFFB3", "#BEBADA", "#FB8072", "#80B1D3", "#FDB462", "#B3DE69", "#FCCDE5",
          "#D9D9D9", "#BC80BD", "#CCEBC5", "#FFED6F")


## code

targetmatvec=unlist(targetmat)+1
yrange=range(targetmatvec[targetmatvec>0]);
# yrange[1]=1; # set the minimum value to 1
for(i in 1:length(targetmat)){
  vali=targetmat[[i]]+1;
  if(i==1){
    plot(1:length(vali),vali,type='b',las=1,pch=20,main=paste('sgRNAs in',targetgene),ylab='Read counts',xlab='Samples',xlim=c(0.7,length(vali)+0.3),ylim = yrange,col=colors[(i %% length(colors))],xaxt='n',log='y')
    axis(1,at=1:length(vali),labels=(collabel),las=2)
    # lines(0:100,rep(1,101),col='black');
  }else{
    lines(1:length(vali),vali,type='b',pch=20,col=colors[(i %% length(colors))])
  }
}




# parameters
# Do not modify the variables beginning with "__"
targetmat=list(c(1311.033440693467,1085.3197781885397),c(2076.102270468011,1774.6445021731527),c(1127.847946240407,922.8602687715442),c(948.2543242276034,796.5028725583254),c(1473.5656686150542,1312.0861767497627),c(1675.6084933794584,1305.3170305240544),c(2880.681697085371,2483.1484737972723),c(1791.4463795777167,1555.775440875256),c(1067.684082866118,916.091122545836),c(1628.9141516561294,1354.9574361792477))
targetgene="CCR5"
collabel=c("S26_MNSC504_F2","S27_MNSC504_F3")

# set up color using RColorBrewer
#library(RColorBrewer)
#colors <- brewer.pal(length(targetgenelist), "Set1")

colors=c( "#E41A1C", "#377EB8", "#4DAF4A", "#984EA3", "#FF7F00",  "#A65628", "#F781BF",
          "#999999", "#66C2A5", "#FC8D62", "#8DA0CB", "#E78AC3", "#A6D854", "#FFD92F", "#E5C494", "#B3B3B3", 
          "#8DD3C7", "#FFFFB3", "#BEBADA", "#FB8072", "#80B1D3", "#FDB462", "#B3DE69", "#FCCDE5",
          "#D9D9D9", "#BC80BD", "#CCEBC5", "#FFED6F")


## code

targetmatvec=unlist(targetmat)+1
yrange=range(targetmatvec[targetmatvec>0]);
# yrange[1]=1; # set the minimum value to 1
for(i in 1:length(targetmat)){
  vali=targetmat[[i]]+1;
  if(i==1){
    plot(1:length(vali),vali,type='b',las=1,pch=20,main=paste('sgRNAs in',targetgene),ylab='Read counts',xlab='Samples',xlim=c(0.7,length(vali)+0.3),ylim = yrange,col=colors[(i %% length(colors))],xaxt='n',log='y')
    axis(1,at=1:length(vali),labels=(collabel),las=2)
    # lines(0:100,rep(1,101),col='black');
  }else{
    lines(1:length(vali),vali,type='b',pch=20,col=colors[(i %% length(colors))])
  }
}



dev.off()
Sweave("S4A_c1_t2_summary.Rnw");
library(tools);

texi2dvi("S4A_c1_t2_summary.tex",pdf=TRUE);
